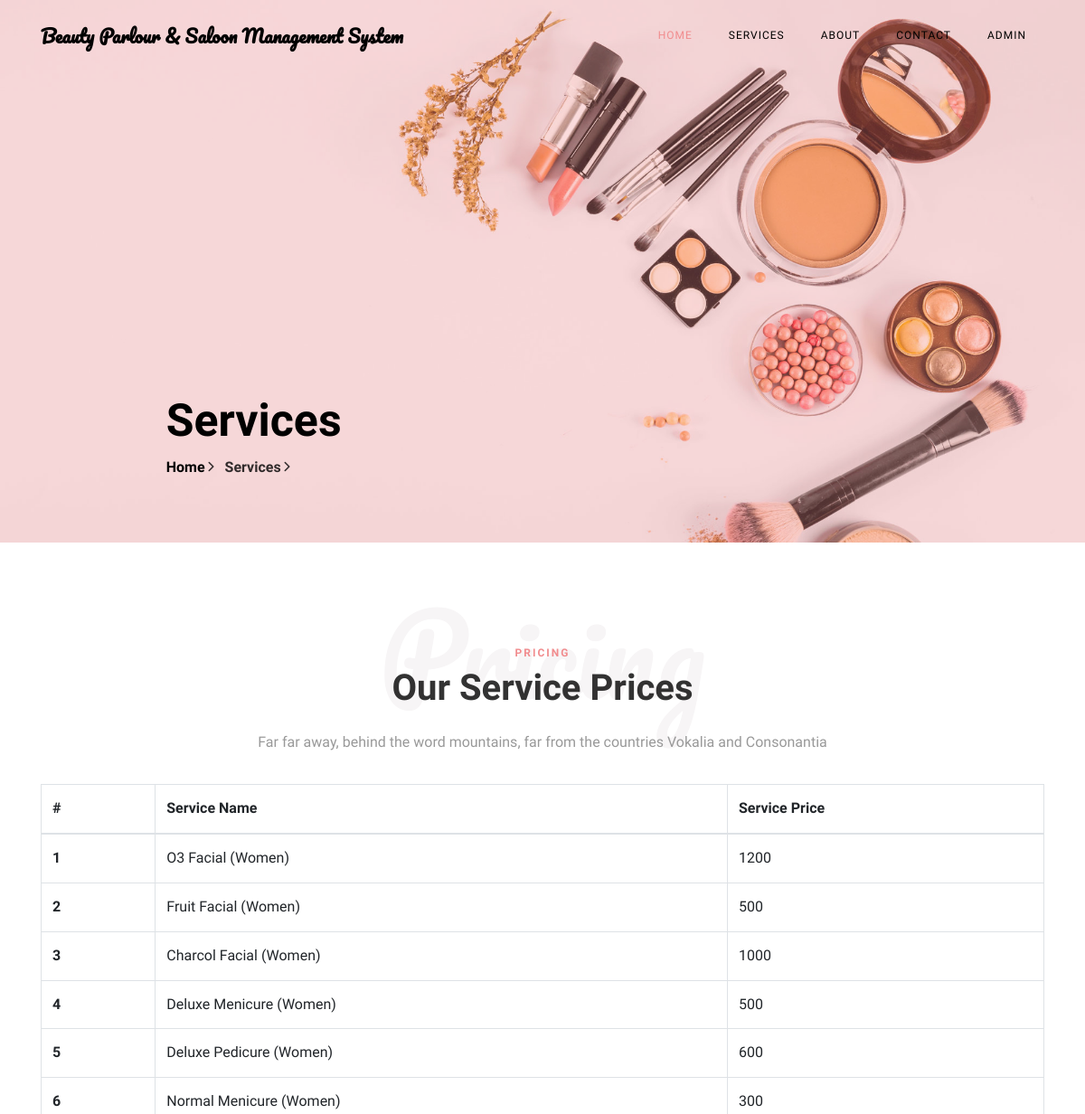
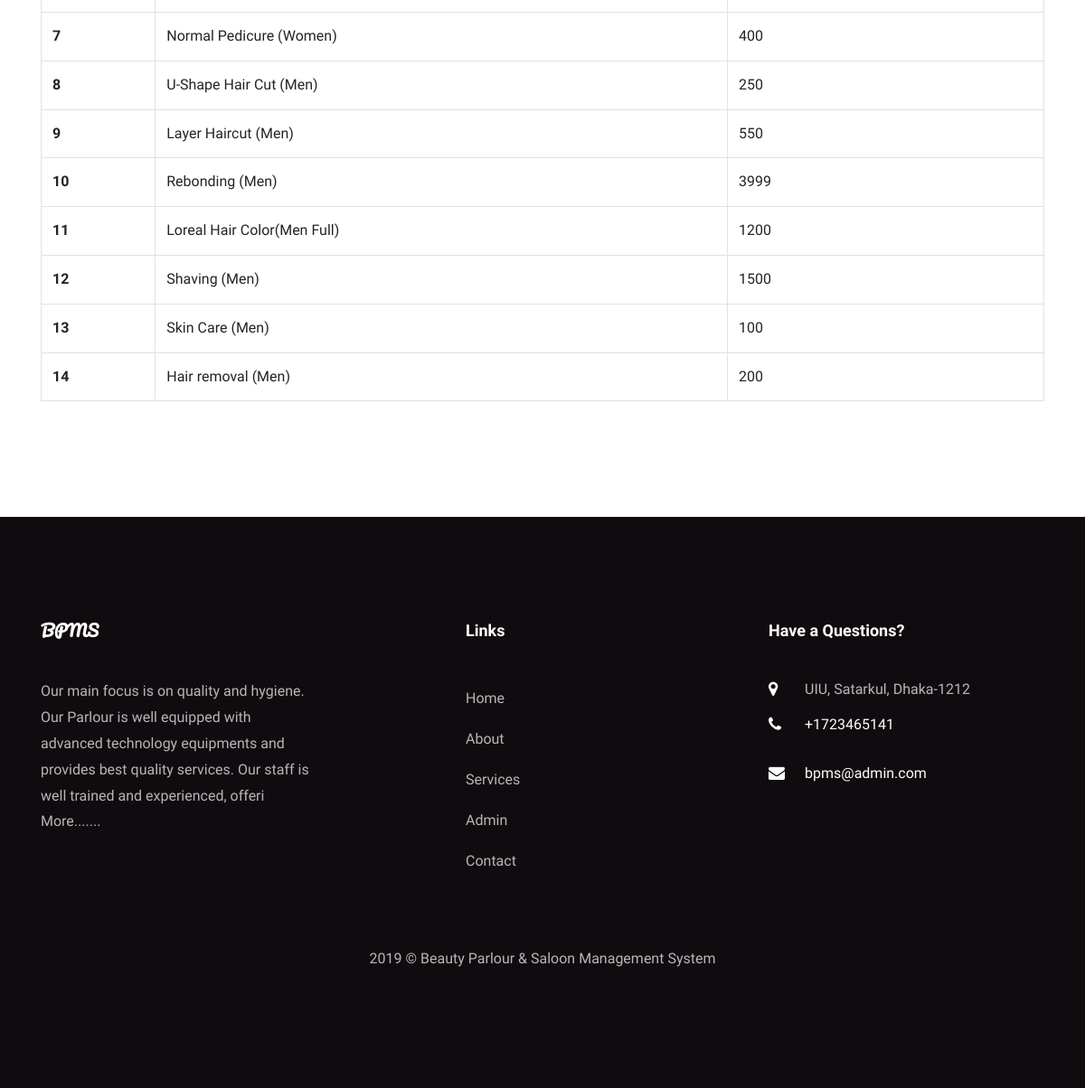
Screenshot of /bpms/services.php with the database file from the repository (2 pictures, top to bottom).
### tables this page shows
CREATE TABLE `tblservices` (
  `ID` int(10) NOT NULL,
  `ServiceName` varchar(200) DEFAULT NULL,
  `Cost` int(10) DEFAULT NULL,
  `CreationDate` timestamp NULL DEFAULT CURRENT_TIMESTAMP
);

CREATE TABLE `tblpage` (
  `ID` int(10) NOT NULL,
  `PageType` varchar(200) DEFAULT NULL,
  `PageTitle` mediumtext,
  `PageDescription` mediumtext,
  `Email` varchar(200) DEFAULT NULL,
  `MobileNumber` bigint(10) DEFAULT NULL,
  `UpdationDate` date DEFAULT NULL,
  `Timing` varchar(200) NOT NULL
);

### bpms/services.php (the view, shortened to what this page needs)
<?php
include('includes/dbconnection.php');
  ?>
<!DOCTYPE html>
<html lang="en">
  <head>
    <link rel="stylesheet" href="css/open-iconic-bootstrap.min.css">
    <link rel="stylesheet" href="css/animate.css">
    <link rel="stylesheet" href="css/owl.carousel.min.css">
    <link rel="stylesheet" href="css/owl.theme.default.min.css">
    <link rel="stylesheet" href="css/magnific-popup.css">
    <link rel="stylesheet" href="css/aos.css">
    <link rel="stylesheet" href="css/ionicons.min.css">
    <link rel="stylesheet" href="css/bootstrap-datepicker.css">
    <link rel="stylesheet" href="css/jquery.timepicker.css">
    <link rel="stylesheet" href="css/flaticon.css">
    <link rel="stylesheet" href="css/icomoon.css">
    <link rel="stylesheet" href="css/style.css">
  </head>
  <body>
	  <?php include_once('includes/header.php');?>
    <section class="hero-wrap hero-wrap-2" style="background-image: url('images/bg-2.jpg');" data-stellar-background-ratio="0.5">
      <div class="overlay"></div>
      <div class="container">
        <div class="row no-gutters slider-text js-fullheight align-items-end justify-content-center">
          <div class="col-md-9 ftco-animate pb-5">
            <h2 class="mb-0 bread">Services</h2>
            <p class="breadcrumbs"><span class="mr-2"><a href="index.php">Home <i class="ion-ios-arrow-forward"></i></a></span> <span>Services <i class="ion-ios-arrow-forward"></i></span></p>
          </div>
        </div>
      </div>
    </section>
    <section class="ftco-section ftco-pricing">
			<div class="container">
				<div class="row justify-content-center pb-3">
          <div class="col-md-10 heading-section text-center ftco-animate">
          	<h1 class="big">Pricing</h1>
          	<span class="subheading">Pricing</span>
            <h2 class="mb-4">Our Service Prices</h2>
            <p>Far far away, behind the word mountains, far from the countries Vokalia and Consonantia</p>
          </div>
        </div>
            <table class="table table-bordered"> <thead> <tr> <th>#</th> <th>Service Name</th> <th>Service Price</th> </tr> </thead> <tbody>
<?php
$ret=mysqli_query($con,"select *from  tblservices");
$cnt=1;
while ($row=mysqli_fetch_array($ret)) {
?>
             <tr> <th scope="row"><?php echo $cnt;?></th> <td><?php  echo $row['ServiceName'];?></td> <td><?php  echo $row['Cost'];?></td> </tr>   <?php
$cnt=$cnt+1;
}?></tbody> </table>
			</div>
		</section>
    <?php include_once('includes/footer.php');?>
  </body>
</html>

### bpms/includes/footer.php (shortened to what this page needs)
 <?php
include('includes/dbconnection.php');
?>
 <footer class="ftco-footer ftco-section">
      <div class="container">
        <div class="row mb-5">
          <div class="col-md">
            <div class="ftco-footer-widget mb-4">
              <h2 class="ftco-heading-2 logo">BPMS</h2>
              <?php
$ret=mysqli_query($con,"select * from tblpage where PageType='aboutus' ");
while ($row=mysqli_fetch_array($ret)) {
?>
              <p><?php  echo substr($row['PageDescription'],0,200);?> <a href="about.php">More.......</a></p><?php } ?>
            </div>
          </div>
          <div class="col-md" style="padding-left: 150px">
             <div class="ftco-footer-widget mb-4">
              <h2 class="ftco-heading-2">Links</h2>
              <ul class="list-unstyled">
                <li><a href="index.php" class="py-2 d-block">Home</a></li>
                <li><a href="about.php" class="py-2 d-block">About</a></li>
                <li><a href="services.php" class="py-2 d-block">Services</a></li>
                <li><a href="admin/index.php" class="py-2 d-block">Admin</a></li>
                <li><a href="contact.php" class="py-2 d-block">Contact</a></li>
              </ul>
            </div>
          </div>
          <div class="col-md">
            <div class="ftco-footer-widget mb-4">
            	<h2 class="ftco-heading-2">Have a Questions?</h2>
            	<div class="block-23 mb-3">
                <?php
$ret=mysqli_query($con,"select * from tblpage where PageType='contactus' ");
while ($row=mysqli_fetch_array($ret)) {
?>
	              <ul>
	                <li><span class="icon icon-map-marker"></span><span class="text"><?php  echo $row['PageDescription'];?></span></li>
	                <li><a href="#"><span class="icon icon-phone"></span><span class="text">+<?php  echo $row['MobileNumber'];?></span></a></li>
	                <li><a href="#"><span class="icon icon-envelope"></span><span class="text"><?php  echo $row['Email'];?></span></a></li>
	              </ul>
	            </div>
               <?php } ?>
            </div>
          </div>
        </div>
        <div class="row">
          <div class="col-md-12 text-center">
            <p>
  2019 &copy; Beauty Parlour & Saloon Management System  </p>
          </div>
        </div>
      </div>
    </footer>

### bpms/css/icomoon.css (style rules this page uses)
[class^="icon-"], [class*=" icon-"] { font-family: 'icomoon' !important; speak: none; font-style: normal; font-weight: normal; font-variant: normal; text-transform: none; line-height: 1; -webkit-font-smoothing: antialiased; -moz-osx-font-smoothing: grayscale; }
.icon-map-marker:before { content: "\f041"; }
.icon-phone:before { content: "\f095"; }
.icon-envelope:before { content: "\f0e0"; }

### rows the page displays
tblservices: ServiceName "O3 Facial (Women)", Cost "1200"
tblservices: ServiceName "Fruit Facial (Women)", Cost "500"
tblservices: ServiceName "Charcol Facial (Women)", Cost "1000"
tblservices: ServiceName "Deluxe Menicure (Women)", Cost "500"
tblservices: ServiceName "Deluxe Pedicure (Women)", Cost "600"
tblservices: ServiceName "Normal Menicure (Women)", Cost "300"
tblservices: ServiceName "Normal Pedicure (Women)", Cost "400"
tblservices: ServiceName "U-Shape Hair Cut (Men)", Cost "250"
tblservices: ServiceName "Layer Haircut (Men)", Cost "550"
tblservices: ServiceName "Rebonding (Men)", Cost "3999"
tblservices: ServiceName "Loreal Hair Color(Men Full)", Cost "1200"
tblservices: ServiceName "Shaving (Men)", Cost "1500"
tblservices: ServiceName "Skin Care (Men)", Cost "100"
tblservices: ServiceName "Hair removal (Men)", Cost "200"
tblpage: PageDescription "Our main focus is on quality and hygiene. Our Parlour is well equipped with advanced technology equipments and provides best quality services. Our staff is well trained and experienced, offeri"
tblpage: PageDescription "UIU, Satarkul, Dhaka-1212", MobileNumber "1723465141", Email "bpms@admin.com"
